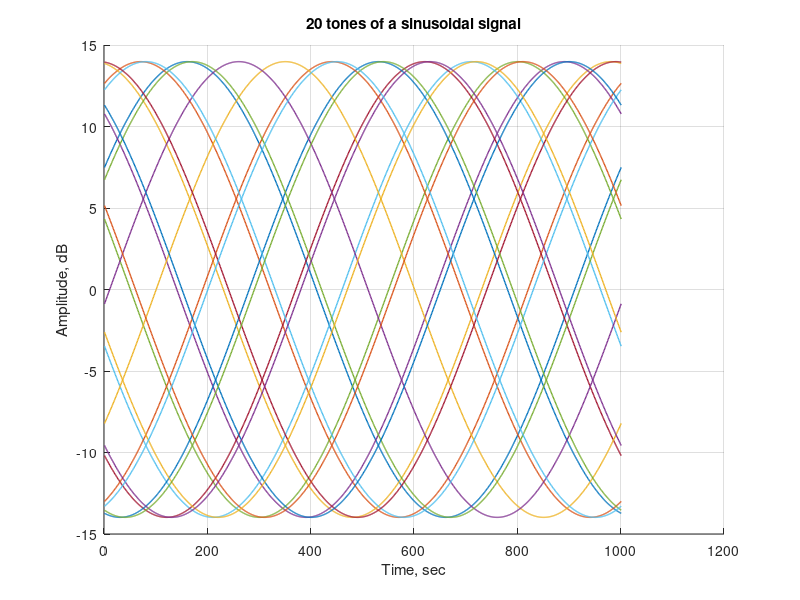
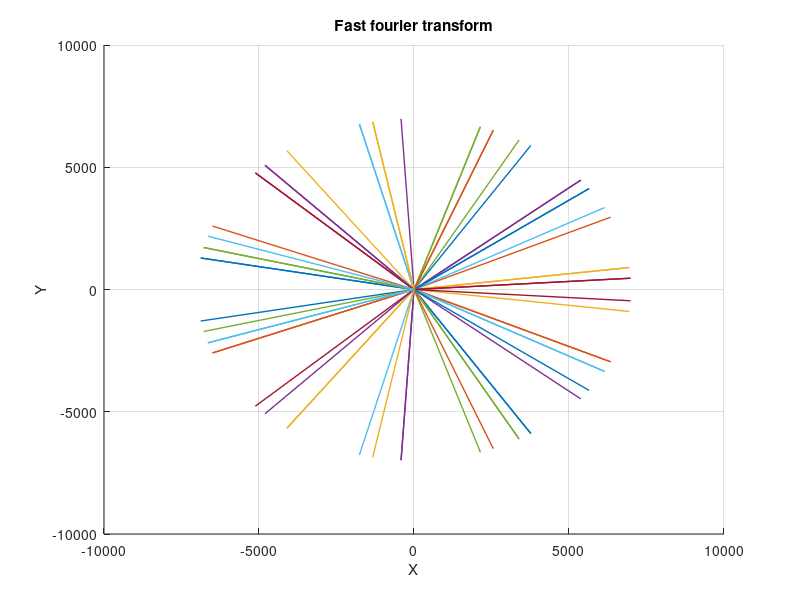
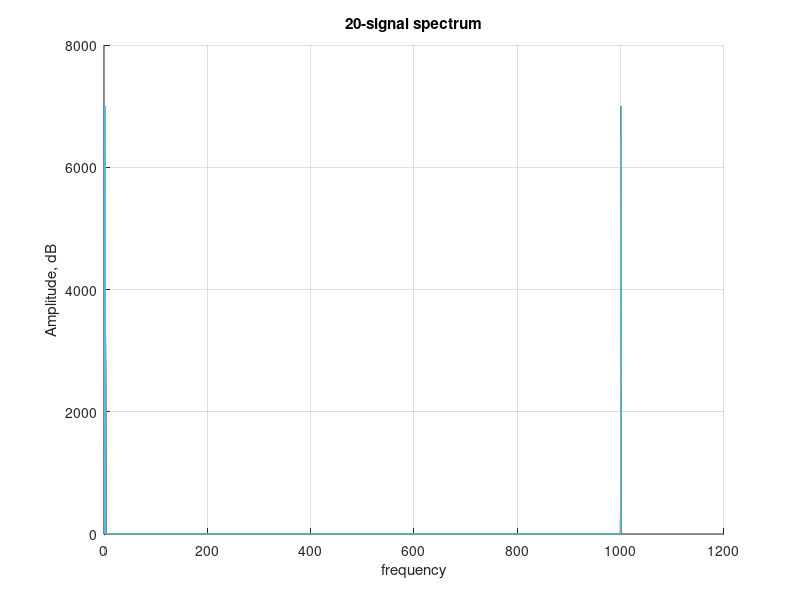

The MATLAB script that drew these images, in order:
%% Setting and displaying a signal of 20 tones
A = 5;
A_dB = 20*log10(A);
F = 10;
Fs = 10e3;
t = 0.1;
t_array = 0:1/Fs:t;

numSignals = 20;  % number of signal tones
signals = zeros(length(t_array), numSignals);

for i = 1:numSignals % Cycles with signal tones
    frequency = i * 0.18*pi; % frequency surge
    signals(:, i) = A_dB*sin(2*pi*F* t_array + frequency); % recording tones in array columns
end

figure;
hold on;

for i = 1:numSignals
    plot( signals(:, i), 'LineWidth', 1);
end

title('20 tones of a sinusoidal signal');
xlabel('Time, sec');
ylabel('Amplitude, dB');
grid on;
hold off;
%% Fast fourier transform
signals_fft = fft(signals);

figure;
hold on;

for i = 1:numSignals
    plot( signals_fft(:, i), 'LineWidth', 1);
end

title('Fast fourier transform');
xlabel('X');
ylabel('Y');
grid on;
hold off;
%% Signal spectrum


signals_fft_mod= abs(signals_fft); % shift frequency offset

figure;
hold on;

for i = 1:numSignals
    plot( signals_fft_mod(:, i), 'LineWidth', 1);
end

title('20-signal spectrum');
xlabel('frequency');
ylabel('Amplitude, dB');
grid on;
hold off;
